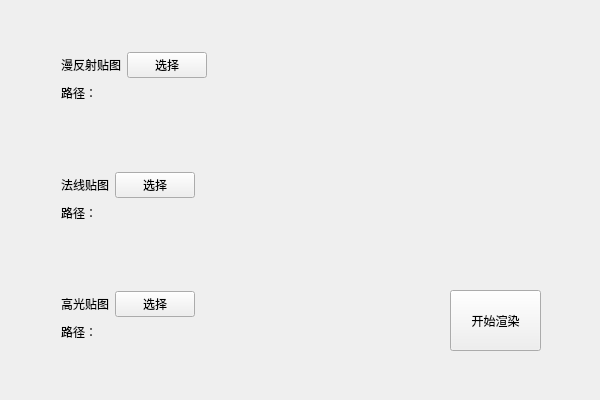
<?xml version="1.0" encoding="UTF-8"?>
<ui version="4.0">
 <class>PhongSettingClass</class>
 <widget class="QWidget" name="PhongSettingClass">
  <property name="geometry">
   <rect>
    <x>0</x>
    <y>0</y>
    <width>600</width>
    <height>400</height>
   </rect>
  </property>
  <property name="windowTitle">
   <string>PhongSetting</string>
  </property>
  <widget class="QPushButton" name="start_render">
   <property name="geometry">
    <rect>
     <x>450</x>
     <y>290</y>
     <width>91</width>
     <height>61</height>
    </rect>
   </property>
   <property name="text">
    <string>开始渲染</string>
   </property>
  </widget>
  <widget class="QWidget" name="layoutWidget">
   <property name="geometry">
    <rect>
     <x>50</x>
     <y>41</y>
     <width>361</width>
     <height>311</height>
    </rect>
   </property>
   <layout class="QVBoxLayout" name="verticalLayout">
    <item>
     <layout class="QVBoxLayout" name="diffuse">
      <item>
       <layout class="QHBoxLayout" name="horizontalLayout">
        <item>
         <widget class="QLabel" name="label">
          <property name="text">
           <string>漫反射贴图</string>
          </property>
         </widget>
        </item>
        <item>
         <widget class="QPushButton" name="select_diffuse">
          <property name="text">
           <string>选择</string>
          </property>
         </widget>
        </item>
        <item>
         <spacer name="horizontalSpacer">
          <property name="orientation">
           <enum>Qt::Orientation::Horizontal</enum>
          </property>
          <property name="sizeHint" stdset="0">
           <size>
            <width>40</width>
            <height>20</height>
           </size>
          </property>
         </spacer>
        </item>
       </layout>
      </item>
      <item>
       <widget class="QLabel" name="diffuse_path">
        <property name="text">
         <string>路径：</string>
        </property>
        <property name="scaledContents">
         <bool>true</bool>
        </property>
       </widget>
      </item>
     </layout>
    </item>
    <item>
     <spacer name="verticalSpacer_2">
      <property name="orientation">
       <enum>Qt::Orientation::Vertical</enum>
      </property>
      <property name="sizeHint" stdset="0">
       <size>
        <width>20</width>
        <height>40</height>
       </size>
      </property>
     </spacer>
    </item>
    <item>
     <layout class="QVBoxLayout" name="normal">
      <item>
       <layout class="QHBoxLayout" name="horizontalLayout_4">
        <item>
         <widget class="QLabel" name="label_7">
          <property name="text">
           <string>法线贴图</string>
          </property>
         </widget>
        </item>
        <item>
         <widget class="QPushButton" name="select_normal">
          <property name="text">
           <string>选择</string>
          </property>
         </widget>
        </item>
        <item>
         <spacer name="horizontalSpacer_2">
          <property name="orientation">
           <enum>Qt::Orientation::Horizontal</enum>
          </property>
          <property name="sizeHint" stdset="0">
           <size>
            <width>40</width>
            <height>20</height>
           </size>
          </property>
         </spacer>
        </item>
       </layout>
      </item>
      <item>
       <widget class="QLabel" name="normal_path">
        <property name="text">
         <string>路径：</string>
        </property>
        <property name="scaledContents">
         <bool>true</bool>
        </property>
       </widget>
      </item>
     </layout>
    </item>
    <item>
     <spacer name="verticalSpacer">
      <property name="orientation">
       <enum>Qt::Orientation::Vertical</enum>
      </property>
      <property name="sizeHint" stdset="0">
       <size>
        <width>20</width>
        <height>40</height>
       </size>
      </property>
     </spacer>
    </item>
    <item>
     <layout class="QVBoxLayout" name="highlight">
      <item>
       <layout class="QHBoxLayout" name="horizontalLayout_5">
        <item>
         <widget class="QLabel" name="label_8">
          <property name="text">
           <string>高光贴图</string>
          </property>
         </widget>
        </item>
        <item>
         <widget class="QPushButton" name="select_highlight">
          <property name="text">
           <string>选择</string>
          </property>
         </widget>
        </item>
        <item>
         <spacer name="horizontalSpacer_3">
          <property name="orientation">
           <enum>Qt::Orientation::Horizontal</enum>
          </property>
          <property name="sizeHint" stdset="0">
           <size>
            <width>40</width>
            <height>20</height>
           </size>
          </property>
         </spacer>
        </item>
       </layout>
      </item>
      <item>
       <widget class="QLabel" name="highlight_path">
        <property name="text">
         <string>路径：</string>
        </property>
        <property name="scaledContents">
         <bool>true</bool>
        </property>
       </widget>
      </item>
     </layout>
    </item>
   </layout>
  </widget>
 </widget>
 <layoutdefault spacing="6" margin="11"/>
 <resources/>
 <connections/>
</ui>
